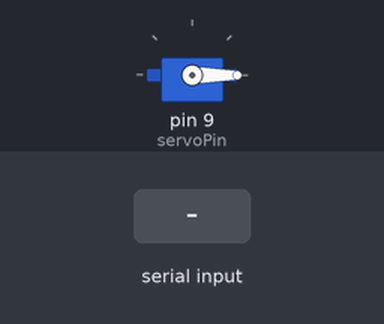
A program run on a simulated Arduino Uno, built with avr-gcc and run on an emulated ATmega328P. On the bench: servo. The inputs (shaded band) are chosen by the test bench. What the program prints to the serial monitor is not drawn.

Above: at 6.9 s.
7.0 s: "90,45\n" received over Serial
At 7.6 s:
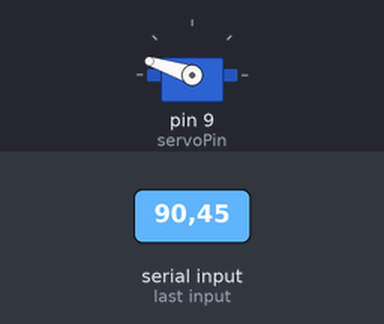
8.5 s: "30,150\n" received over Serial
At 8.8 s:
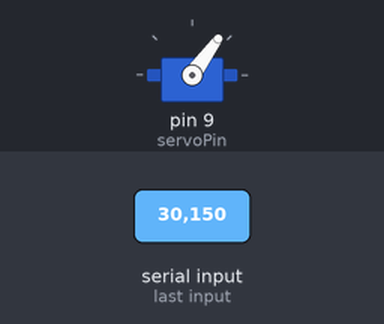
10.0 s: "90\n" received over Serial
At 11.0 s:
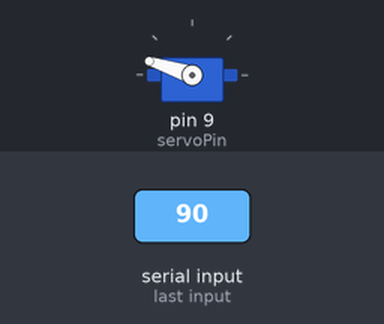
11.5 s: "200\n" received over Serial
At 12.1 s:
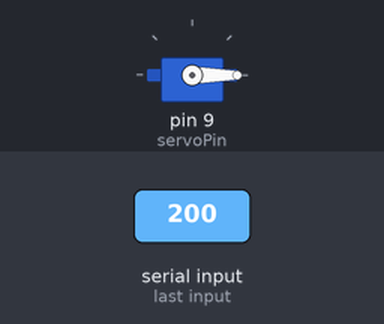
Timing chart, 0 to 14.0 s (numbered marks = the images above; inputs shaded):
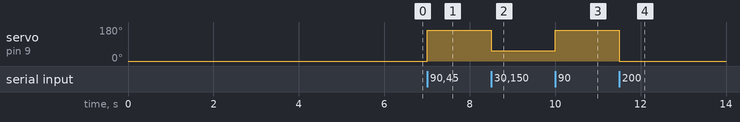

Measured:
- after the input at 7.0 s, servo on pin 9 (servoPin): 0° → 162° at once
- after the input at 8.5 s, servo on pin 9 (servoPin): 162° → 54° at once
- after the input at 10.0 s, servo on pin 9 (servoPin): 54° → 162° at once
- after the input at 11.5 s, servo on pin 9 (servoPin): 162° → 0° at once

The program:

main.cpp
```cpp
#include <Arduino.h>
#include <Servo.h>

const int servoPin = 9;
const int servoDelay = 700;
String userInput = "";
Servo Servo1;

void setup() {
  Serial.begin(9600);
  delay(5000);

  Servo1.attach(servoPin);
  Servo1.write(0);
  delay(servoDelay);
  Servo1.detach();

  Serial.println("Ready...");
}

int rangeConversion(int dimmer){
  int servoPosition = 0;
  int servoMin = 0;
  int servoMax = 180;
  int dimmerMin = 0;
  int dimmerMax = 100;
  int servoRange = (servoMax - servoMin);
  int dimmerRange = (dimmerMax - dimmerMin);

  servoPosition = (((dimmer - dimmerMin) * servoRange) / dimmerRange) + servoMin;

  return servoPosition;
}

void loop() {
  if(Serial.available()){
    userInput = Serial.readStringUntil('\n');
    int dimmer = userInput.toInt();
    int servoPosition = rangeConversion(dimmer); //Convert dimmer percentage input into servo steps
    //int servoPosition = dimmer; //Bypass rangeConversion for debugging
    Serial.println("Servo to ");
    Serial.print(servoPosition);
    Servo1.attach(servoPin);
    Servo1.write(servoPosition);
    delay(servoDelay);
    Servo1.detach();
  }
}
```
